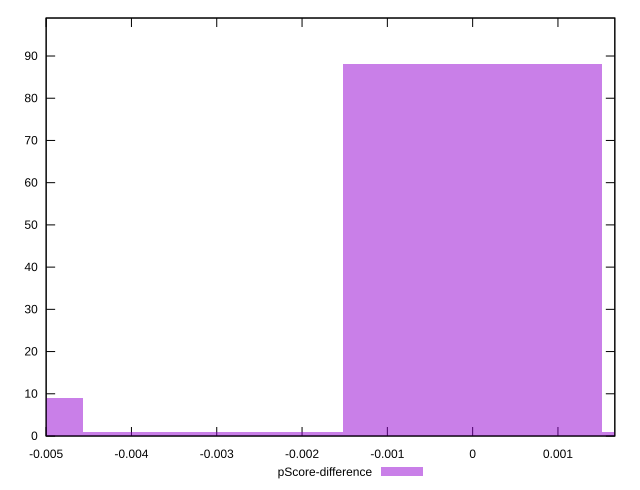

Write gnuplot code to recreate this figure.
reset

$pScoreDifference <<EOF
0.003042979674041981 1
0 88
-0.006085959348083962 9
-0.003042979674041981 1
EOF

set key outside below
set boxwidth 0.003042979674041981
set xrange [-0.0050000000000000044:0.0016666666666667052]
set yrange [0:99]
set trange [0:99]
set style fill transparent solid 0.5 noborder
set terminal svg size 640, 490 enhanced background rgb 'white'
set output "reports/report_00027_2021-02-24T12-40-31.850Z/unminified-javascript/samples/card/pScore-difference/histogram.svg"

plot $pScoreDifference title "pScore-difference" with boxes

reset
